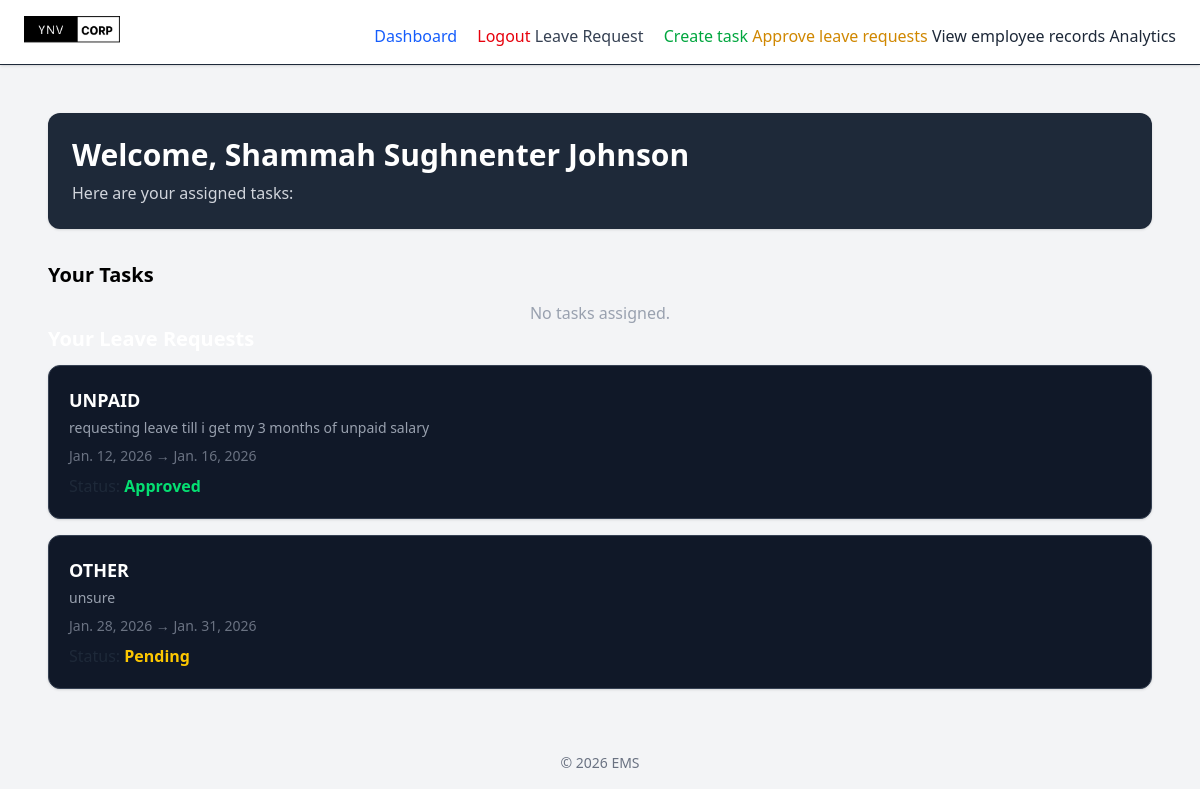
The app's page / (signed in), older data.
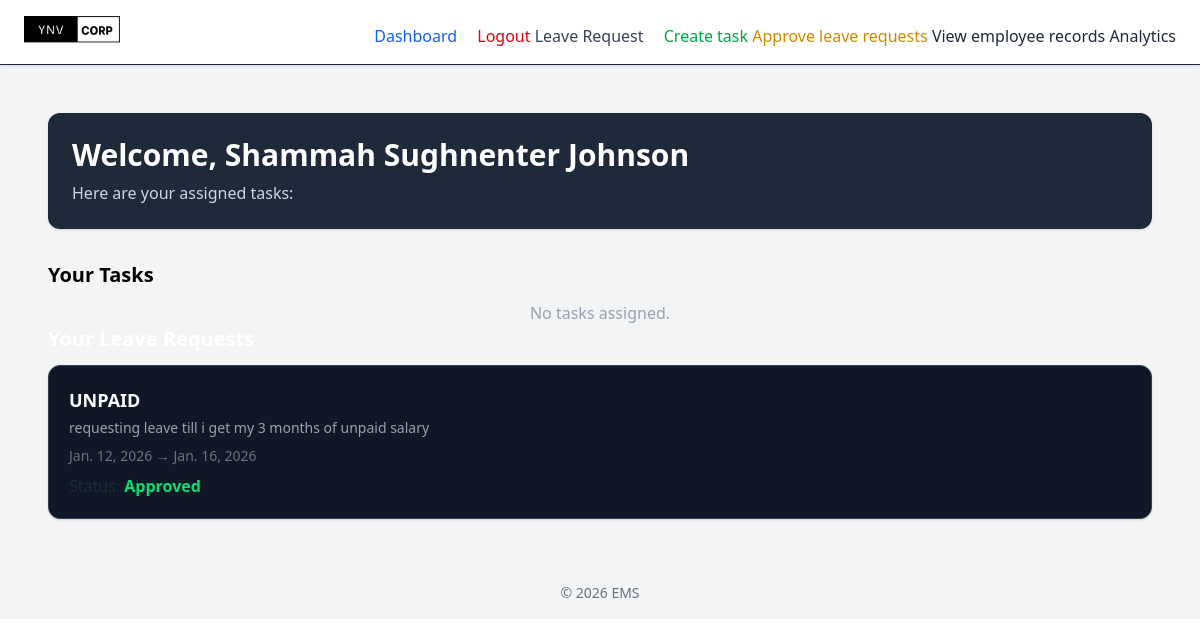
The same page, newer data.
### employee/models.py (models this page shows, shortened)
class LeaveRequest(models.Model):
    STATUS_CHOICES = [
        ('Pending', 'Pending'),
        ('Approved', 'Approved'),
        ('Rejected', 'Rejected'),
    ] # status choices for the leave request
    LEAVE_TYPE=(
        ('sick', 'SICK'),
        ('annual', 'ANNUAL'),
        ('unpaid', 'UNPAID'),
        ('maternity', 'MATERNITY'),
        ('paternity', 'PATERNITY'),
        ('bereavement', 'BEREAVEMENT'),
        ('other', 'OTHER'),
        )
    employee = models.ForeignKey(Employee, on_delete=models.CASCADE, related_name='leave_requests')
    start_date = models.DateField() #date field for start date
    end_date = models.DateField() #date field for end date
    reason = models.TextField() #reason for leave field
    leave_type = models.CharField(max_length=20, choices=LEAVE_TYPE, default='other') #leave type field with choices
    status = models.CharField(max_length=10, choices=STATUS_CHOICES, default='Pending') #status field with choices
    applied_on = models.DateField(auto_now_add=True) #date field for applied on
    updated_at = models.DateTimeField(auto_now=True)
    class Meta:
        ordering = ['-applied_on']
        verbose_name = "Leave Request"
        verbose_name_plural = "Leave Requests"

### employee/views.py (the view)
# urls.py: path('', DashboardView.as_view(), name='dashboard'),
class DashboardView(LoginRequiredMixin, ListView):
    model = Task
    template_name = 'employee/dashboard.html'
    context_object_name = 'tasks'
    def get_queryset(self):
        today = timezone.now().date()
        return Task.objects.filter(
            assigned_to=self.request.user,
            complete=False,
            deadline__gte=today
        ).order_by('deadline')
    def get_context_data(self, **kwargs):
        today = timezone.now().date()
        grace_period = today - timedelta(days=3)
        expired_rejected_cutoff = timezone.now() - timedelta(days=3)
        ctx = super().get_context_data(**kwargs)
        ctx['leave_requests'] = LeaveRequest.objects.filter(
            employee=self.request.user
        )
        ctx['overdue_tasks'] = Task.objects.filter(
            assigned_to=self.request.user,
            complete=False,
            deadline__lt=today,
            deadline__gte=grace_period
        )
        ctx['leave_requests'] = LeaveRequest.objects.filter(
            employee=self.request.user
        ).exclude(
            Q(status='Rejected') & Q(updated_at__lt=expired_rejected_cutoff)
        )
        ctx['recent_rejected_leaves'] = LeaveRequest.objects.filter(
            employee=self.request.user,
            status='Rejected',
            updated_at__gte=expired_rejected_cutoff
        )
        return ctx

### employee/templates/employee/dashboard.html (shortened to what this page needs)
{% extends 'employee/base.html' %}
{% block content %}
<div class="p-6">
  <div class="bg-gray-800 text-white p-6 rounded-xl shadow mb-8">
    <h1 class="text-3xl font-semibold">
      Welcome, {{ request.user.full_name }}
    </h1>
    <p class="text-gray-300 mt-2">Here are your assigned tasks:</p>
  </div>
  <h2 class="text-xl text-black mb-3 font-semibold">Your Tasks</h2>
  <div class="grid gap-4">
    {% for task in tasks %}
    <div class="bg-gray-900 border border-gray-700 p-5 rounded-xl shadow flex justify-between items-center">
      <div>
        <h2 class="text-xl font-semibold text-white">{{ task.title }}</h2>
        <p class="text-gray-400 text-sm mt-1">{{ task.description }}</p>
        <p class="text-gray-500 text-sm mt-2">Deadline: {{ task.deadline }}</p>
        <p class="text-gray-400 mt-2">
          Status:
          <span class="{% if task.complete %}text-green-400{% else %}text-yellow-400{% endif %}">
            {% if task.complete %}Completed{% else %}Pending{% endif %}
          </span>
        </p>
      </div>
      {% if not task.complete %}
      <form method="POST" action="{% url 'complete_task' task.id %}">
        {% csrf_token %}
        <button
          class="bg-green-600 hover:bg-green-700 text-white px-4 py-2 rounded-lg">
          Mark Completed
        </button>
      </form>
      {% endif %}
    </div>
    {% empty %}
    <p class="text-gray-400 text-center">No tasks assigned.</p>
    {% endfor %}
  </div>
  <h2 class="text-xl text-white mb-3 font-semibold">Your Leave Requests</h2>
<div class="grid gap-4">
  {% for leave in leave_requests %}
  <div class="bg-gray-900 border border-gray-700 p-5 rounded-xl shadow">
    <h3 class="text-lg font-semibold text-white">
      {{ leave.leave_type|upper }}
    </h3>
    <p class="text-gray-400 text-sm mt-1">{{ leave.reason }}</p>
    <p class="text-gray-500 text-sm mt-2">
      {{ leave.start_date }} → {{ leave.end_date }}
    </p>
    <p class="mt-2">
      Status:
      {% if leave.status == "Approved" %}
        <span class="text-green-400 font-semibold">Approved</span>
      {% elif leave.status == "Rejected" %}
        <span class="text-red-400 font-semibold">Rejected</span>
      {% else %}
        <span class="text-yellow-400 font-semibold">Pending</span>
      {% endif %}
    </p>
  </div>
  {% empty %}
    <p class="text-gray-400 text-center">
      No leave requests made yet.
    </p>
  {% endfor %}
</div>
</div>
{% endblock %}

Row changes from the older to the newer data that the page shows:
no longer on this page (row edited): LeaveRequest: leave_type "OTHER", reason "unsure", start_date "Jan. 28, 2026", end_date "Jan. 31, 2026", status "Pending"
